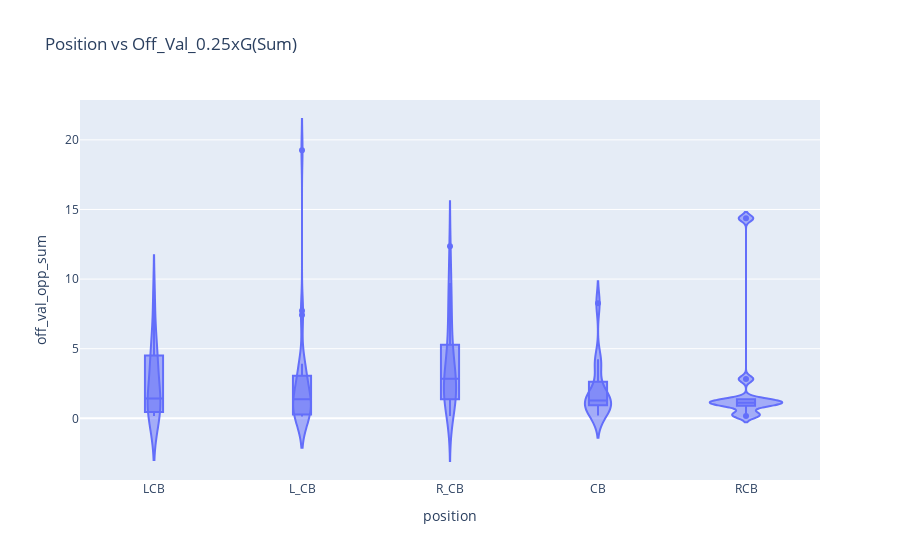

Write notebook code for a chart like this one.
### Code cell
fig = px.violin(df2,
                x='position',
                y='off_val_opp_sum',
                title=r'Position vs Off_Val_0.25xG(Sum)',
                hover_data=['player_name'],
                box=True)
                #points='all')
fig.show()

### Figure 1 — Plotly figure (JSON) as saved in the notebook; plotly's stock layout.template omitted (floating-point values rounded to 4 significant figures)
{"data": [{"alignmentgroup": "True", "box": {"visible": true}, "customdata": [["AaronCresswell"], ["AhmedHegazy"], ["AhmedHegazy"], ["AhmedHegazy"], ["AleksandarDragovic"], ["AlfieMawson"], ["AlfieMawson"], ["AndreasChristensen"], ["AngeloObinzeOgbonna"], ["AntonioRudiger"], ["AntonioRudiger"], ["AshleyWilliams"], ["AymericLaporte"], ["BenMee"], ["BrunoMartinsIndi"], ["CalumChambers"], ["CesarAzpilicuetaTanco"], ["ChrisSmalling"], ["ChrisSmalling"], ["ChrisSmalling"], ["ChristianKabasele"], ["CiaranClark"], ["CiaranClark"], ["ConnorGoldson"], ["DavidLuizMoreiraMarinho"], ["DavinsonSanchezMina"], ["DejanLovren"], ["DejanLovren"], ["EricBertrandBailly"], ["FaustinoMarcosAlbertoRojo"], ["FedericoFernandez"], ["FlorianLejeune"], ["GaryCahill"], ["GaryCahill"], ["GeoffCameron"], ["HarryMaguire"], ["IgnacioMonrealEraso"], ["JamalLascelles"], ["JamesMichaelCollins"], ["JamesTarkowski"], ["JamesTarkowski"], ["JanVertonghen"], ["JanVertonghen"], ["JoelAndreJobMatip"], ["JohnStones"], ["JonnyEvans"], ["JonnyEvans"], ["JoseMigueldaRochaFonte"], ["KevinLong"], ["KurtHappyZouma"], ["KyleBartley"], ["LaurentKoscielny"], ["LaurentKoscielny"], ["LewisDunk"], ["LewisDunk"], ["MamadouSakho"], ["MathiasJattahNjieJorgensen"], ["MayaYoshida"], ["MayaYoshida"], ["MiguelAngelBritosCabrera"], ["NathanAke"], ["NathanAke"], ["NicolasHernanOtamendi"], ["NicolasHernanOtamendi"], ["PerMertesacker"], ["PhilJones"], ["RagnarKlavan"], ["RobHolding"], ["RyanShawcross"], ["RyanShawcross"], ["ScottDann"], ["ScottDann"], ["SeadKolasinac"], ["ShaneDuffy"], ["ShkodranMustafi"], ["ShkodranMustafi"], ["ShkodranMustafi"], ["SteveCook"], ["SteveCook"], ["TimothyFosuMensah"], ["TimothyFosuMensah"], ["TobyAlderweireld"], ["VictorNilssonLindelof"], ["VincentKompany"], ["VirgilvanDijk"], ["VirgilvanDijk"], ["VirgilvanDijk"], ["WesMorgan"], ["WesleyHoedt"], ["WinstonReid"]], "hovertemplate": "position=%{x}<br>off_val_opp_sum=%{y}<br>player_name=%{customdata[0]}<extra></extra>", "legendgroup": "", "marker": {"color": "#636efa"}, "name": "", "offsetgroup": "", "orientation": "v", "scalegroup": "True", "showlegend": false, "type": "violin", "x": ["LCB", "LCB", "L_CB", "R_CB", "R_CB", "LCB", "L_CB", "CB", "CB", "LCB", "RCB", "L_CB", "L_CB", "L_CB", "L_CB", "L_CB", "RCB", "CB", "L_CB", "R_CB", "CB", "LCB", "L_CB", "RCB", "CB", "R_CB", "L_CB", "R_CB", "RCB", "L_CB", "CB", "L_CB", "CB", "LCB", "LCB", "L_CB", "LCB", "R_CB", "RCB", "L_CB", "R_CB", "LCB", "L_CB", "R_CB", "R_CB", "CB", "L_CB", "RCB", "R_CB", "RCB", "R_CB", "LCB", "RCB", "LCB", "L_CB", "L_CB", "R_CB", "RCB", "R_CB", "LCB", "LCB", "L_CB", "L_CB", "R_CB", "CB", "L_CB", "L_CB", "L_CB", "CB", "R_CB", "L_CB", "R_CB", "LCB", "R_CB", "CB", "L_CB", "R_CB", "CB", "R_CB", "RCB", "R_CB", "R_CB", "R_CB", "R_CB", "L_CB", "L_CB", "R_CB", "R_CB", "L_CB", "CB"], "x0": " ", "xaxis": "x", "y": [4.51, 0.171, 0.2175, 2.411, 2.189, 3.814, 1.15, 8.258, 0.4919, 8.559, 0.1694, 1.189, 2.895, 2.153, 0.3328, 0.1863, 14.37, 2.253, 1.278, 1.257, 1.315, 0.3471, 1.67, 1.109, 1.345, 2.836, 0.4356, 2.474, 1.126, 0.1673, 3.733, 7.415, 1.121, 5.805, 1.31, 7.718, 4.543, 7.344, 1.051, 0.175, 1.304, 2.681, 1.757, 6.703, 3.707, 0.1948, 3.205, 0.9053, 1.379, 0.3242, 4.805, 0.1617, 1.262, 1.162, 3.614, 2.91, 12.36, 2.819, 4.815, 1.348, 1.514, 0.1375, 19.25, 1.824, 1.085, 1.459, 1.697, 1.127, 4.249, 1.287, 1.196, 4.716, 0.4596, 9.728, 0.3483, 0.1824, 9.718, 1.257, 2.48, 1.365, 1.319, 2.87, 2.844, 7.763, 3.732, 3.917, 1.227, 0.1706, 0.1799, 1.282], "y0": " ", "yaxis": "y"}], "layout": {"legend": {"tracegroupgap": 0}, "title": {"text": "Position vs Off_Val_0.25xG(Sum)"}, "violinmode": "group", "xaxis": {"anchor": "y", "domain": [0, 1], "title": {"text": "position"}}, "yaxis": {"anchor": "x", "domain": [0, 1], "title": {"text": "off_val_opp_sum"}}}}
